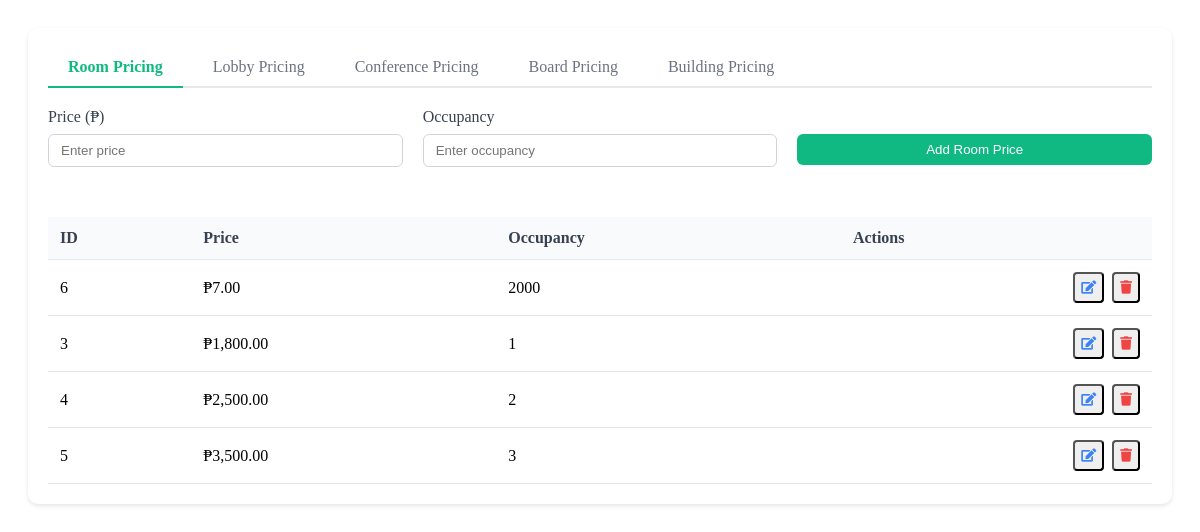
Page /admin/bookings/booking-room.php on the committed database.
### tables this page shows
CREATE TABLE `room_price` (
  `id` int(11) NOT NULL,
  `price` int(11) NOT NULL,
  `occupancy` int(11) NOT NULL
);

### admin/bookings/booking-room.php (the view, shortened to what this page needs)
<?php
require_once 'main_db.php';
function getTableName($type) {
    return $type === 'room' ? 'room_price' : $type . '_pricing';
}
function fetchPricingRecords($mysqli, $type) {
    $table = getTableName($type);
    $query = "SELECT id, price, occupancy FROM $table ORDER BY price ASC";
    $result = $mysqli->query($query);
    return $result;
}
$current_tab = isset($_GET['tab']) ? $_GET['tab'] : 'room';
$pricing_types = ['room', 'lobby', 'conference', 'board', 'building'];
?>
<!DOCTYPE html>
<html lang="en">
<head>
    <link rel="stylesheet" href="https://cdnjs.cloudflare.com/ajax/libs/font-awesome/5.15.4/css/all.min.css">
</head>
<body>
    <div class="pricing-container">
        <div class="pricing-card">
            <div class="pricing-tabs">
                <?php foreach ($pricing_types as $type): ?>
                    <div class="pricing-tab <?php echo ($current_tab == $type) ? 'active' : ''; ?>"
                         data-tab="<?php echo $type; ?>">
                        <?php echo ucfirst($type); ?> Pricing
                    </div>
                <?php endforeach; ?>
            </div>
            <?php foreach ($pricing_types as $type):
                $is_active = ($current_tab == $type);
            ?>
                <div class="tab-content <?php echo $is_active ? 'active' : ''; ?>"
                     id="<?php echo $type; ?>-content"
                     style="display: <?php echo $is_active ? 'block' : 'none'; ?>">
                    <form method="POST" class="pricing-form">
                        <div class="form-group">
                            <label class="form-label">Price (₱)</label>
                            <input type="number" name="price" class="form-input" step="0.01" required
                                   placeholder="Enter price">
                        </div>
                        <div class="form-group">
                            <label class="form-label">Occupancy</label>
                            <input type="text" name="occupancy" class="form-input" required
                                   placeholder="Enter occupancy">
                        </div>
                        <div class="form-group">
                            <label class="form-label">&nbsp;</label>
                            <button type="submit" name="submit" class="btn btn-primary">
                                Add <?php echo ucfirst($type); ?> Price
                            </button>
                        </div>
                    </form>
                    <div class="table-container">
                        <table class="pricing-table">
                            <thead>
                                <tr>
                                    <th>ID</th>
                                    <th>Price</th>
                                    <th>Occupancy</th>
                                    <th>Actions</th>
                                </tr>
                            </thead>
                            <tbody>
                                <?php
                                $result = fetchPricingRecords($mysqli, $type);
                                while ($row = $result->fetch_assoc()):
                                ?>
                                <tr>
                                    <td><?php echo htmlspecialchars($row['id']); ?></td>
                                    <td>₱<?php echo number_format($row['price'], 2); ?></td>
                                    <td><?php echo htmlspecialchars($row['occupancy']); ?></td>
                                    <td>
                                        <div class="action-buttons">
                                            <button type="button" class="btn-icon btn-edit"
                                                    onclick="editPrice('<?php echo $type; ?>', <?php echo htmlspecialchars(json_encode($row)); ?>)">
                                                <i class="fas fa-edit"></i>
                                            </button>
                                            <button type="button" class="btn-icon btn-delete"
                                                    onclick="deletePrice('<?php echo $type; ?>', <?php echo $row['id']; ?>)">
                                                <i class="fas fa-trash"></i>
                                            </button>
                                        </div>
                                    </td>
                                </tr>
                                <?php endwhile; ?>
                            </tbody>
                        </table>
                    </div>
                </div>
            <?php endforeach; ?>
        </div>
    </div>
</body>
</html>

### admin/bookings/booking-room.php (style rules this page uses)
.pricing-container { max-width: 1200px; margin: 0 auto; padding: 20px; }
.pricing-card { background: white; border-radius: 10px; box-shadow: 0 2px 4px rgba(0,0,0,0.1); padding: 20px; }
.pricing-tabs { display: flex; border-bottom: 2px solid #e5e7eb; margin-bottom: 20px; gap: 10px; }
.pricing-tab { padding: 10px 20px; cursor: pointer; border-bottom: 2px solid transparent; margin-bottom: -2px; color: #6b7280; transition: all 0.3s ease; }
.pricing-tab.active { color: #10b981; border-bottom-color: #10b981; font-weight: 600; }
.pricing-form { display: grid; grid-template-columns: repeat(auto-fit, minmax(200px, 1fr)); gap: 20px; margin-bottom: 30px; }
.form-group { display: flex; flex-direction: column; }
.form-label { margin-bottom: 8px; color: #374151; font-weight: 500; }
.form-input { padding: 8px 12px; border: 1px solid #d1d5db; border-radius: 6px; transition: border-color 0.3s ease; }
.btn { padding: 8px 16px; border-radius: 6px; border: none; cursor: pointer; transition: all 0.3s ease; font-weight: 500; }
.btn-primary { background-color: #10b981; color: white; }
.table-container { overflow-x: auto; }
.pricing-table { width: 100%; border-collapse: collapse; margin-top: 20px; }
.pricing-table th, .pricing-table td { padding: 12px; text-align: left; border-bottom: 1px solid #e5e7eb; }
.pricing-table th { background-color: #f9fafb; font-weight: 600; color: #374151; }
.action-buttons { display: flex; gap: 8px; justify-content: flex-end; }
.btn-icon { padding: 6px; border-radius: 4px; cursor: pointer; transition: all 0.3s ease; }
.btn-edit { color: #3b82f6; }
.btn-delete { color: #ef4444; }

### rows in the picture
room_price: id "6", price "7.00", occupancy "2000"
room_price: id "3", price "1,800.00", occupancy "1"
room_price: id "4", price "2,500.00", occupancy "2"
room_price: id "5", price "3,500.00", occupancy "3"

### other values in the picture
$type "Room"
$type "Lobby"
$type "Conference"
$type "Board"
$type "Building"
